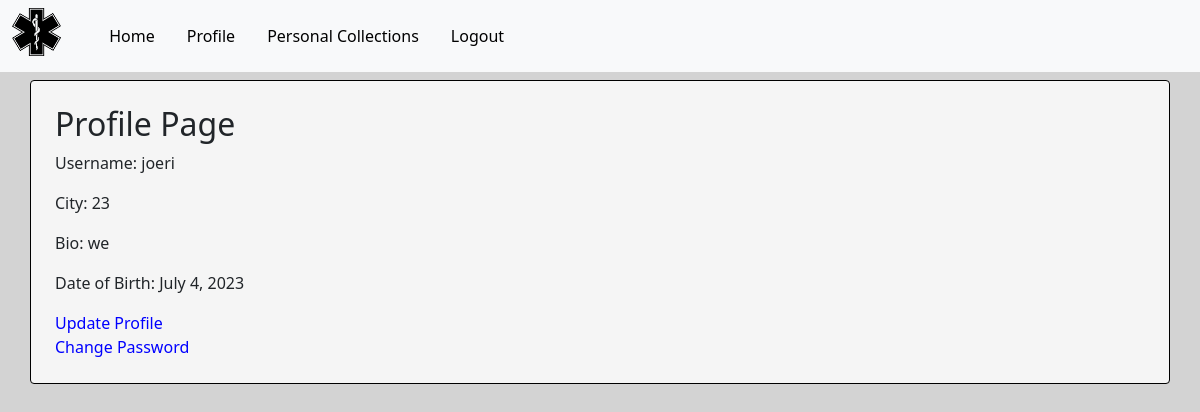
Page /profile/ (signed in) on the earlier database version.
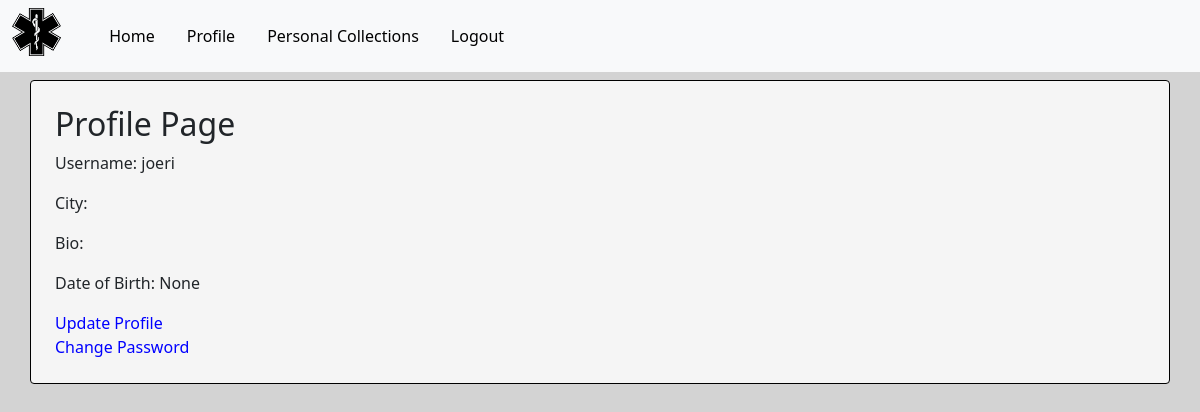
Same page on the later database version.
### base/models.py (models this page shows, shortened)
class Profile(models.Model):
    city = models.CharField(max_length=50)
    bio = models.TextField()
    date_of_birth = models.DateField(null=True, blank=True)
    user = models.OneToOneField(User, on_delete=models.CASCADE)

### base/views.py (the view)
# urls.py: path("profile/", views.profile, name="profile"),
@login_required
def profile(request):
    profile = request.user.profile
    context = {"profile": profile}
    return render(request, "base/profile.html", context)

### base/templates/base/profile.html
{% extends 'base/base.html' %}
{% load static %}
{% block content %}
<div class="profile p-3">
    <h2>Profile Page</h2>
    <p>Username: {{ profile.user.username }}</p>
    <p>City: {{ profile.city }}</p>
    <p>Bio: {{ profile.bio }}</p>
    <p>Date of Birth: {{ profile.date_of_birth }}</p>
    <a href="{% url 'update_profile' %}" class="link">Update Profile</a><br>
    <a href="{% url 'password_change' %}" class="link">Change Password</a>
</div>
{% endblock %}

Differences in the rows shown:
changed Profile "joeri": date_of_birth "July 4, 2023" → "None"; city "23" → (not shown); bio "we" → (not shown)
